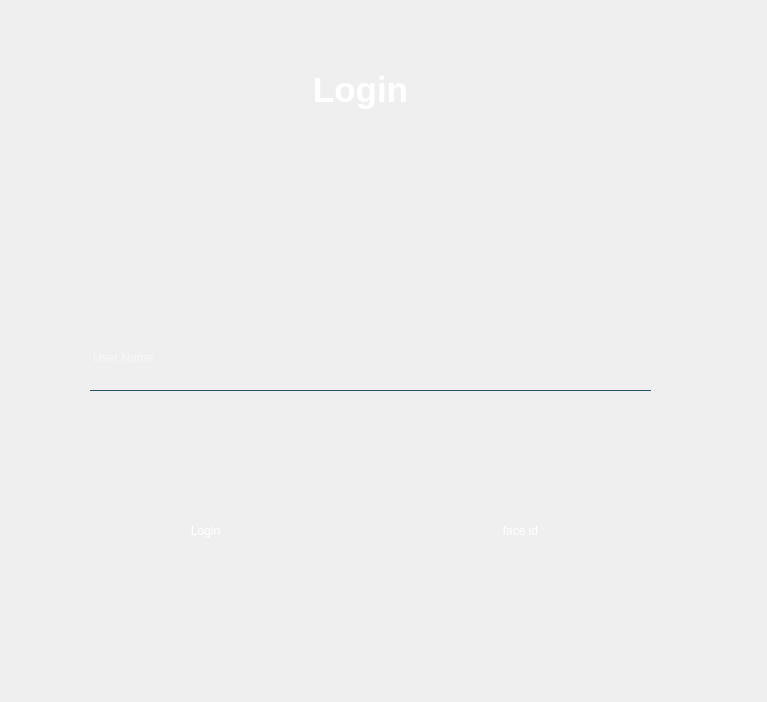
<?xml version="1.0" encoding="UTF-8"?>
<ui version="4.0">
 <class>Dialog</class>
 <widget class="QDialog" name="Dialog">
  <property name="geometry">
   <rect>
    <x>0</x>
    <y>0</y>
    <width>767</width>
    <height>702</height>
   </rect>
  </property>
  <property name="sizePolicy">
   <sizepolicy hsizetype="Preferred" vsizetype="Preferred">
    <horstretch>20</horstretch>
    <verstretch>20</verstretch>
   </sizepolicy>
  </property>
  <property name="minimumSize">
   <size>
    <width>20</width>
    <height>20</height>
   </size>
  </property>
  <property name="windowTitle">
   <string>Dialog</string>
  </property>
  <property name="styleSheet">
   <string notr="true">background-color:rgba(16, 30, 41, 240);
border-radius:10px;
QPushButton#pushButton{
background-color:rgba(2, 65, 118, 255);
color:rgba(255, 255, 255, 200);
border-radius:5px;
}
QPushButton#pushButton:pressed{
padding-left:5px;
padding-top:5px;
background-color:rgba(2, 65, 118, 100);
background-position:calc(100% - 10px)center;
}
QPushButton#pushButton:hover{
background-color:rgba(2, 65, 118, 200);
}</string>
  </property>
  <widget class="QLabel" name="label">
   <property name="geometry">
    <rect>
     <x>-160</x>
     <y>-50</y>
     <width>1041</width>
     <height>281</height>
    </rect>
   </property>
   <property name="font">
    <font>
     <pointsize>36</pointsize>
     <weight>75</weight>
     <bold>true</bold>
    </font>
   </property>
   <property name="styleSheet">
    <string notr="true">color: rgb(255, 255, 255);
background-color:none;</string>
   </property>
   <property name="text">
    <string>&lt;html&gt;&lt;head/&gt;&lt;body&gt;&lt;p align=&quot;center&quot;&gt;&lt;span style=&quot; font-size:26pt;&quot;&gt;Login&lt;/span&gt;&lt;/p&gt;&lt;/body&gt;&lt;/html&gt;</string>
   </property>
  </widget>
  <widget class="QPushButton" name="btnLogin">
   <property name="geometry">
    <rect>
     <x>110</x>
     <y>480</y>
     <width>191</width>
     <height>101</height>
    </rect>
   </property>
   <property name="styleSheet">
    <string notr="true">color: rgb(255, 255, 255);
font: 14pt &quot;MS Shell Dlg 2&quot;;
border-radius:10%;</string>
   </property>
   <property name="text">
    <string>Login</string>
   </property>
  </widget>
  <widget class="QPushButton" name="btnFaceID">
   <property name="geometry">
    <rect>
     <x>430</x>
     <y>480</y>
     <width>181</width>
     <height>101</height>
    </rect>
   </property>
   <property name="styleSheet">
    <string notr="true">color: rgb(255, 255, 255);
font: 11pt &quot;MS Shell Dlg 2&quot;;
border-radius:10%;</string>
   </property>
   <property name="text">
    <string>face id</string>
   </property>
  </widget>
  <widget class="QLineEdit" name="txtUserName">
   <property name="geometry">
    <rect>
     <x>90</x>
     <y>330</y>
     <width>561</width>
     <height>61</height>
    </rect>
   </property>
   <property name="styleSheet">
    <string notr="true">background-color:rgba(0, 0, 0, 0);
border:1px solid rgba(0, 0, 0, 0);
border-bottom-color:rgba(46, 82, 101, 255);
color:rgb(255, 255, 255);
padding-bottom:5px</string>
   </property>
   <property name="text">
    <string/>
   </property>
   <property name="placeholderText">
    <string>User Name</string>
   </property>
  </widget>
 </widget>
 <resources/>
 <connections/>
</ui>
